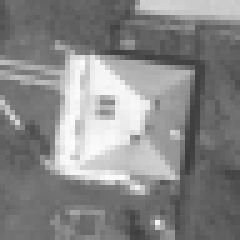
#> input picture lab9/obrazy_Mellin/wzor.pgm, 48 x 48 px (shown 5 times larger)
$ python lab9_cor.py
#> lines starting #> are read from the running program, lines starting #| are printed output that depends on the picture
import numpy as np
import matplotlib.pyplot as plt
import cv2 as cv


def img_preprocessing(img):
#> called with img = 'obrazy_Mellin/wzor.pgm'
    im = cv.imread(img)
#> im is the input picture: shape (48, 48, 3); min 59, max 252, mean 135.1
    im = cv.cvtColor(im, cv.COLOR_BGR2GRAY)
#> im: shape (48, 48)
    return im


# Wczytanie obrazów
im_w = img_preprocessing('obrazy_Mellin/wzor.pgm')
im_p = img_preprocessing('obrazy_Mellin/domek_r0.pgm')
#> call 2 of img_preprocessing, with img = 'obrazy_Mellin/domek_r0.pgm'
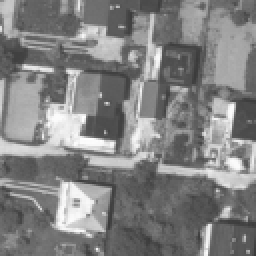
#> input picture lab9/obrazy_Mellin/domek_r0.pgm, 128 x 128 px (shown 2 times larger)
#> in img_preprocessing, im is the input picture: shape (128, 128, 3); min 57, max 255, mean 129.7

# Uzupełnienie wzorca zerami
im_w2 = np.zeros(im_p.shape)
im_w2[0:im_w.shape[0], 0:im_w.shape[1]] = im_w
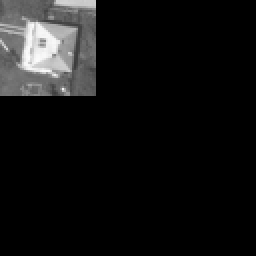
#> im_w2: shape (128, 128) float64 (shown 2 times larger); min 0, max 252, mean 19

# Transformaty częstotliwościowe Fouriera
im_w2_fft = np.fft.fft2(im_w2)
im_p_fft = np.fft.fft2(im_p)

comnj = np.conj(im_w2_fft) * im_p_fft
comnj = comnj / np.abs(comnj)
corr = np.abs(np.fft.ifft2(comnj))
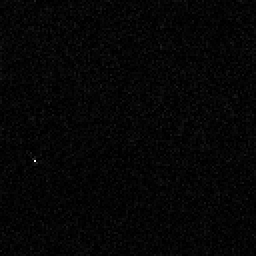
#> corr: shape (128, 128) float64 (shown 2 times larger); min 5.81e-07, max 0.258, mean 0.00599; drawn with min black and max white

y, x = np.unravel_index(np.argmax(corr), corr.shape)
#> y = 80; x = 17
transM = np.float32([[1, 0, x], [0, 1, y]])     # x, y - wektor przesuniecia
#> transM = [[1, 0, 17], [0, 1, 80]]
im_m = cv.warpAffine(im_w, transM, (im_p.shape[1], im_p.shape[0]))
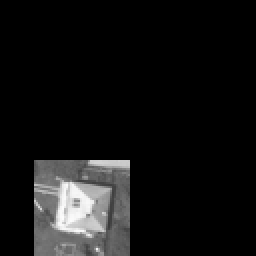
#> im_m: shape (128, 128) (shown 2 times larger); min 0, max 252, mean 19

# Wyświetlenie obrazów
plt.imshow(im_w, cmap='gray')
plt.title('wzór')
plt.axis('off')
plt.show()

plt.imshow(im_p, cmap='gray')
plt.plot(x, y, '*m')
plt.title('domki')
plt.axis('off')
plt.show()
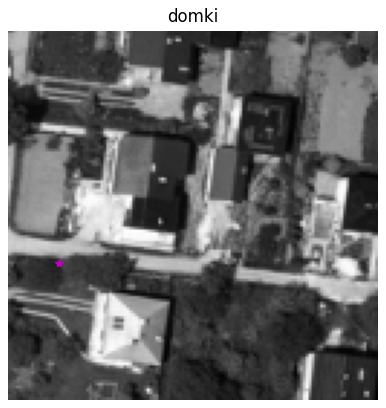
#> figure drawn by matplotlib, 1 panel

plt.imshow(im_m, cmap='gray')
plt.title('obraz przesuniety')
plt.axis('off')
plt.show()
